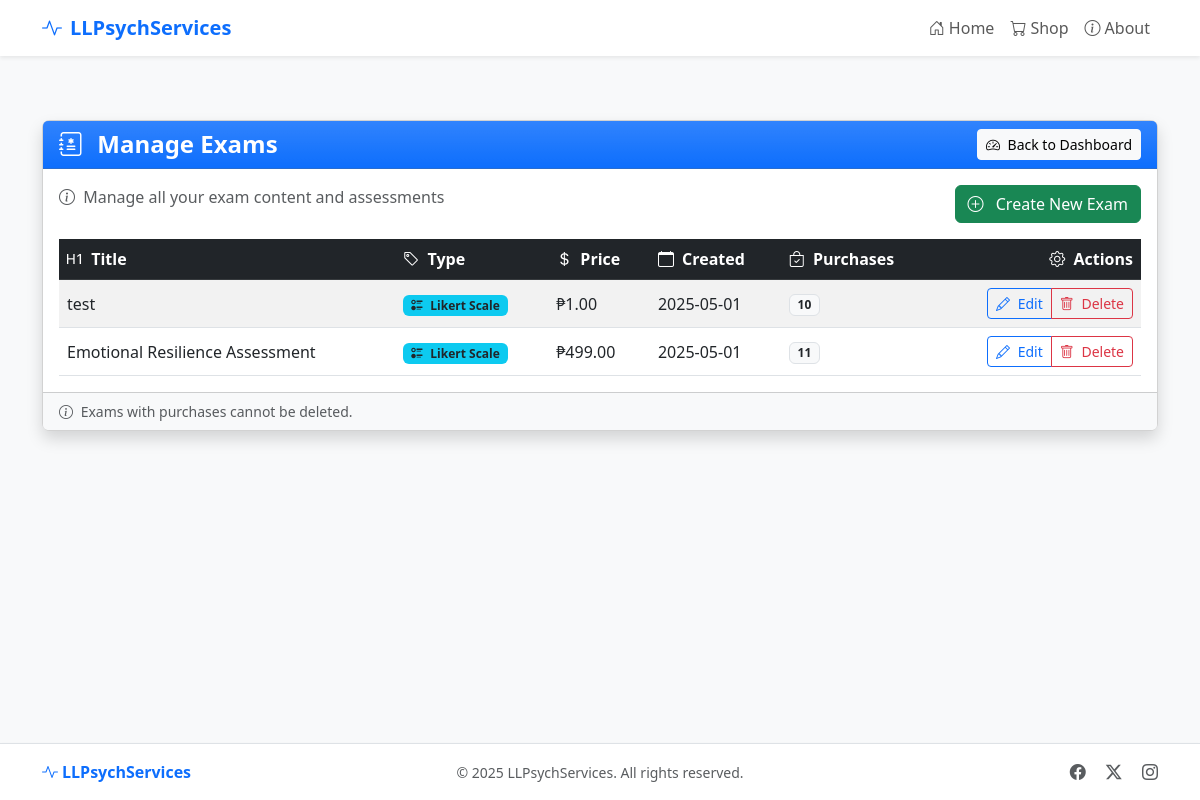
/admin/exams (signed in), run on the app's committed database.
### models.py (models this page shows, shortened)
class Exam(db.Model):
    id = db.Column(db.Integer, primary_key=True)
    title = db.Column(db.String(100), nullable=False)
    exam_type = db.Column(db.String(20))  # 'content' or 'likert'
    description = db.Column(db.Text, nullable=False)
    price = db.Column(db.Float, nullable=False)
    content = db.Column(db.Text, nullable=False)
    questions = db.Column(db.Text, nullable=True)  # Stored as JSON
    exam_type = db.Column(db.String(20), default='content')  # 'content' or 'likert'
    created_at = db.Column(db.DateTime, default=datetime.utcnow)
    scoring_rules = db.Column(db.Text, nullable=True)

### routes/admin.py (the view)
@admin_bp.route('/exams')
@admin_required
def exams():
    exams = Exam.query.order_by(Exam.created_at.desc()).all()
    return render_template('admin/exams.html', exams=exams)

### routes/admin.py (called while the page is built)
def admin_required(f):
    @wraps(f)
    def decorated_function(*args, **kwargs):
        if not session.get('admin_logged_in'):
            flash('Please log in to access the admin area.', 'warning')
            return redirect(url_for('admin.login', next=request.url))
        return f(*args, **kwargs)
    return decorated_function

### templates/admin/exams.html (shortened to what this page needs)
{% extends 'base.html' %}
{% block content %}
<div class="container py-3 py-md-4">
  <div class="row justify-content-center">
    <div class="col-12">
      <div class="card shadow">
        <div class="card-header bg-primary bg-gradient text-white">
          <div class="d-flex flex-column flex-sm-row justify-content-between align-items-start align-items-sm-center">
            <h1 class="h4 mb-2 mb-sm-0 fw-bold">
              <i class="bi bi-journal-medical me-2"></i> Manage Exams
            </h1>
            <a href="{{ url_for('admin.dashboard') }}" class="btn btn-light btn-sm">
              <i class="bi bi-speedometer2 me-1"></i> Back to Dashboard
            </a>
          </div>
        </div>
        <div class="card-body">
          <div class="d-flex flex-column flex-md-row justify-content-between align-items-start mb-3">
            <p class="text-muted mb-3 mb-md-0">
              <i class="bi bi-info-circle me-1"></i> Manage all your exam content and assessments
            </p>
            <a href="{{ url_for('admin.create_exam') }}" class="btn btn-success">
              <i class="bi bi-plus-circle me-2"></i> Create New Exam
            </a>
          </div>
          <div class="table-responsive">
            <table class="table table-striped table-hover align-middle mb-0">
              <thead class="table-dark">
                <tr>
                  <th><i class="bi bi-type-h1 me-1"></i> Title</th>
                  <th><i class="bi bi-tag me-1"></i> Type</th>
                  <th><i class="bi bi-currency-dollar me-1"></i> Price</th>
                  <th><i class="bi bi-calendar me-1"></i> Created</th>
                  <th><i class="bi bi-bag-check me-1"></i> Purchases</th>
                  <th class="text-end"><i class="bi bi-gear me-1"></i> Actions</th>
                </tr>
              </thead>
              <tbody>
                {% for exam in exams %}
                <tr>
                  <td class="fw-medium">{{ exam.title }}</td>
                  <td>
                    {% if exam.exam_type == 'likert' %}
                      <span class="badge bg-info text-dark">
                        <i class="bi bi-ui-radios me-1"></i> Likert Scale
                      </span>
                    {% else %}
                      <span class="badge bg-secondary">
                        <i class="bi bi-file-earmark-text me-1"></i> Content
                      </span>
                    {% endif %}
                  </td>
                  <td>₱{{ "%.2f"|format(exam.price) }}</td>
                  <td>{{ exam.created_at.strftime('%Y-%m-%d') }}</td>
                  <td>
                    <span class="badge bg-light text-dark border">
                      {{ exam.purchases|length }}
                    </span>
                  </td>
                  <td class="text-end">
                    <div class="btn-group btn-group-sm">
                      <a href="{{ url_for('admin.edit_exam', exam_id=exam.id) }}" class="btn btn-outline-primary">
                        <i class="bi bi-pencil me-1"></i> Edit
                      </a>
                      <button type="button" class="btn btn-outline-danger"
                              data-bs-toggle="modal"
                              data-bs-target="#deleteModal{{ exam.id }}">
                        <i class="bi bi-trash me-1"></i> Delete
                      </button>
                    </div>
                  </td>
                </tr>
                {% endfor %}
              </tbody>
            </table>
          </div>
        </div>
        <div class="card-footer bg-light">
          <div class="text-muted small">
            <i class="bi bi-info-circle me-1"></i>
            Exams with purchases cannot be deleted.
          </div>
        </div>
      </div>
    </div>
  </div>
</div>
{% endblock %}

### templates/base.html (style rules this page uses)
html, body { height: 100%; }
body { display: flex; flex-direction: column; background-color: #f8f9fa; }
.card { border-radius: 0.5rem; box-shadow: 0 0.5rem 1rem rgba(0, 0, 0, 0.15); transition: transform 0.2s; }
.card-header { border-top-left-radius: calc(0.5rem - 1px); border-top-right-radius: calc(0.5rem - 1px); }

### data on the page
Exam: title "test", exam_type "likert" (drawn), price "1.00", created_at "2025-05-01", purchases|length "10"
Exam: title "Emotional Resilience Assessment", exam_type "likert" (drawn), price "499.00", created_at "2025-05-01", purchases|length "11"
